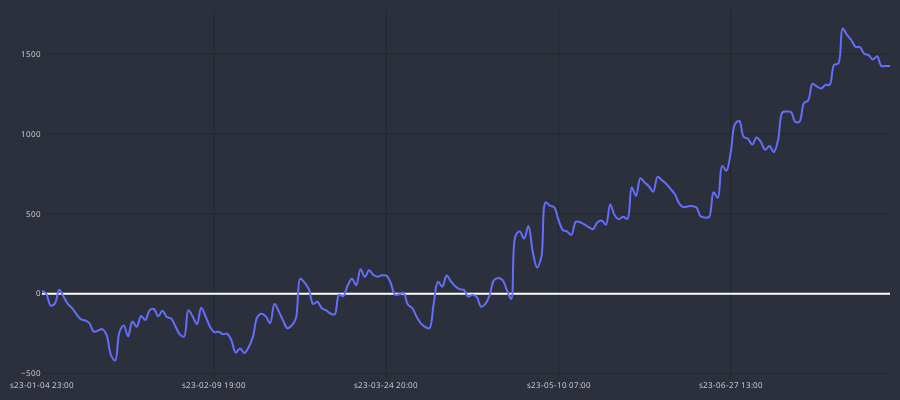
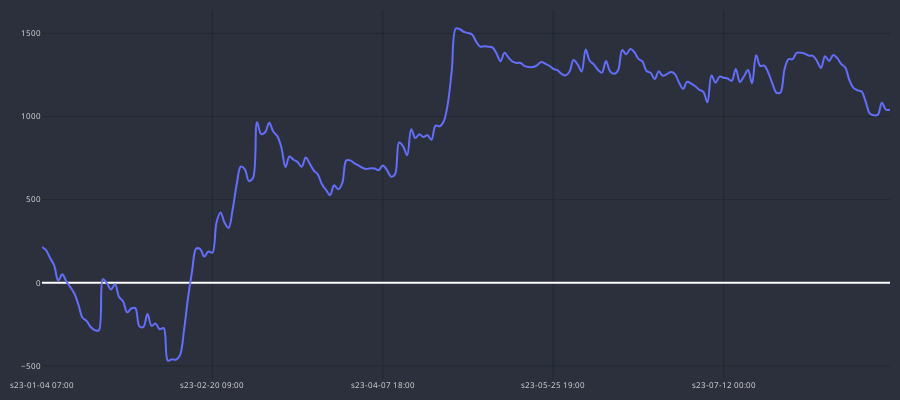
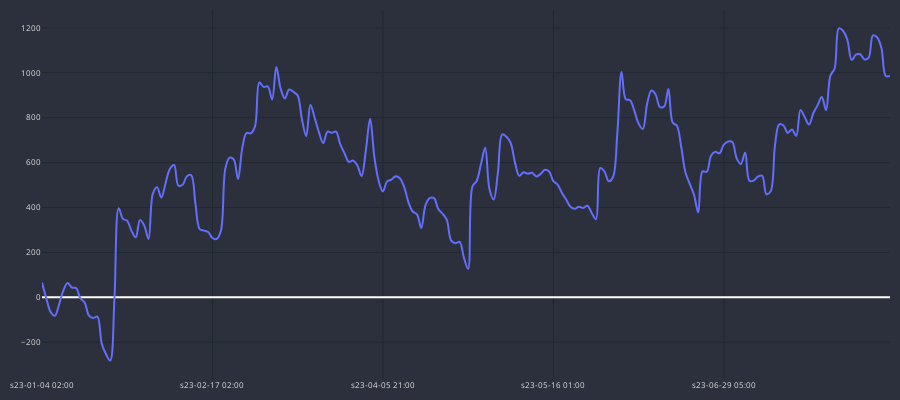
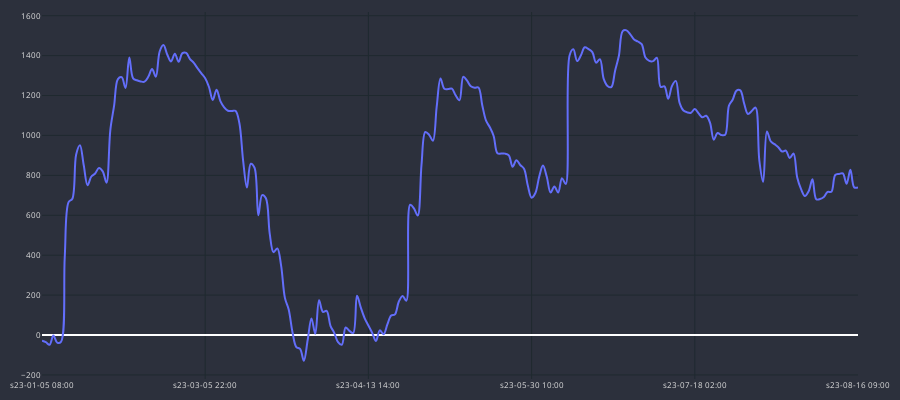

Notebook cell for these charts, in order:
### Code cell
for curr in df_MA_10_MA_20[df_MA_10_MA_20.total_gain > 0].pair.unique():
    temp_gains = df_ma_trades_h1[(df_ma_trades_h1.cross == cross) &
                          (df_ma_trades_h1.pair == curr)].copy()
    print(curr, int(temp_gains.GAIN.sum()))
    cp = CandlePlot(temp_gains, candles=False)
    cp.show_plot(line_traces= ["GAIN_C"])

### Figure 1 — Plotly figure (JSON) as saved in the notebook; plotly's stock layout.template omitted (floating-point values rounded to 4 significant figures; data arrays with more than 128 entries replaced by an {"elided": "..."} marker saying what was removed)
{"data": [{"line": {"shape": "spline", "width": 2}, "name": "GAIN_C", "type": "scatter", "x": {"elided": "198 str values"}, "y": {"elided": "198 float values"}}], "layout": {"font": {"color": "#e1e1e1", "size": 8}, "height": 400, "margin": {"b": 10, "l": 10, "r": 10, "t": 10}, "paper_bgcolor": "#2c303c", "plot_bgcolor": "#2c303c", "width": 900, "xaxis": {"autorange": true, "gridcolor": "#1f292f", "nticks": 5, "range": [0, 197], "rangeslider": {"visible": false, "yaxis": {}}, "type": "category"}, "yaxis": {"autorange": true, "gridcolor": "#1f292f", "range": [-534.8, 1777.0], "type": "linear"}}}

### Figure 2 — Plotly figure (JSON) as saved in the notebook; plotly's stock layout.template omitted (floating-point values rounded to 4 significant figures; data arrays with more than 128 entries replaced by an {"elided": "..."} marker saying what was removed)
{"data": [{"line": {"shape": "spline", "width": 2}, "name": "GAIN_C", "type": "scatter", "x": {"elided": "210 str values"}, "y": {"elided": "210 float values"}}], "layout": {"font": {"color": "#e1e1e1", "size": 8}, "height": 400, "margin": {"b": 10, "l": 10, "r": 10, "t": 10}, "paper_bgcolor": "#2c303c", "plot_bgcolor": "#2c303c", "width": 900, "xaxis": {"autorange": true, "gridcolor": "#1f292f", "nticks": 5, "range": [0, 209], "rangeslider": {"visible": false, "yaxis": {}}, "type": "category"}, "yaxis": {"autorange": true, "gridcolor": "#1f292f", "range": [-579.3, 1640.0], "type": "linear"}}}

### Figure 3 — Plotly figure (JSON) as saved in the notebook; plotly's stock layout.template omitted (floating-point values rounded to 4 significant figures; data arrays with more than 128 entries replaced by an {"elided": "..."} marker saying what was removed)
{"data": [{"line": {"shape": "spline", "width": 2}, "name": "GAIN_C", "type": "scatter", "x": {"elided": "200 str values"}, "y": {"elided": "200 float values"}}], "layout": {"font": {"color": "#e1e1e1", "size": 8}, "height": 400, "margin": {"b": 10, "l": 10, "r": 10, "t": 10}, "paper_bgcolor": "#2c303c", "plot_bgcolor": "#2c303c", "width": 900, "xaxis": {"autorange": true, "gridcolor": "#1f292f", "nticks": 5, "range": [0, 199], "rangeslider": {"visible": false, "yaxis": {}}, "type": "category"}, "yaxis": {"autorange": true, "gridcolor": "#1f292f", "range": [-363.5, 1279.0], "type": "linear"}}}

### Figure 4 — Plotly figure (JSON) as saved in the notebook; plotly's stock layout.template omitted (floating-point values rounded to 4 significant figures; data arrays with more than 128 entries replaced by an {"elided": "..."} marker saying what was removed)
{"data": [{"line": {"shape": "spline", "width": 2}, "name": "GAIN_C", "type": "scatter", "x": {"elided": "216 str values"}, "y": {"elided": "216 float values"}}], "layout": {"font": {"color": "#e1e1e1", "size": 8}, "height": 400, "margin": {"b": 10, "l": 10, "r": 10, "t": 10}, "paper_bgcolor": "#2c303c", "plot_bgcolor": "#2c303c", "width": 900, "xaxis": {"autorange": true, "gridcolor": "#1f292f", "nticks": 5, "range": [0, 215], "rangeslider": {"visible": false, "yaxis": {}}, "type": "category"}, "yaxis": {"autorange": true, "gridcolor": "#1f292f", "range": [-220.2, 1619.0], "type": "linear"}}}
